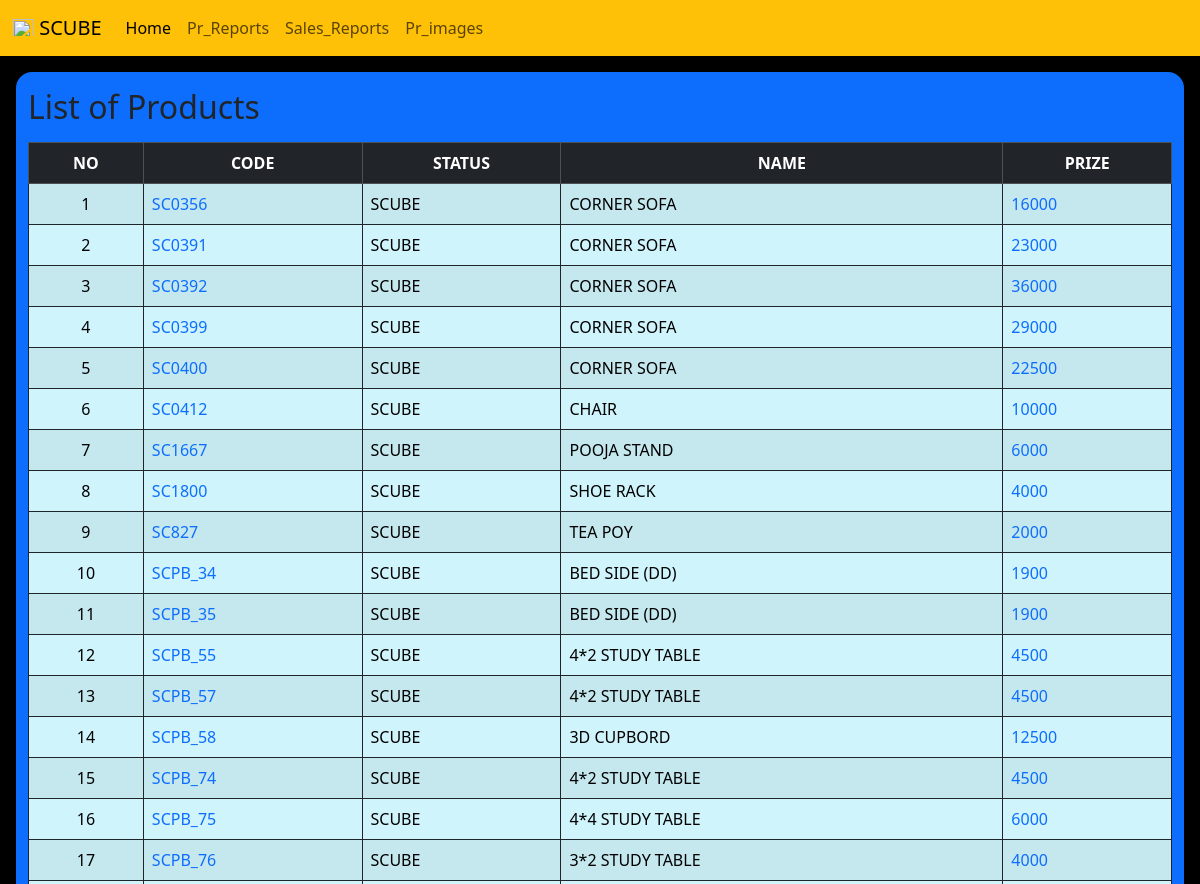
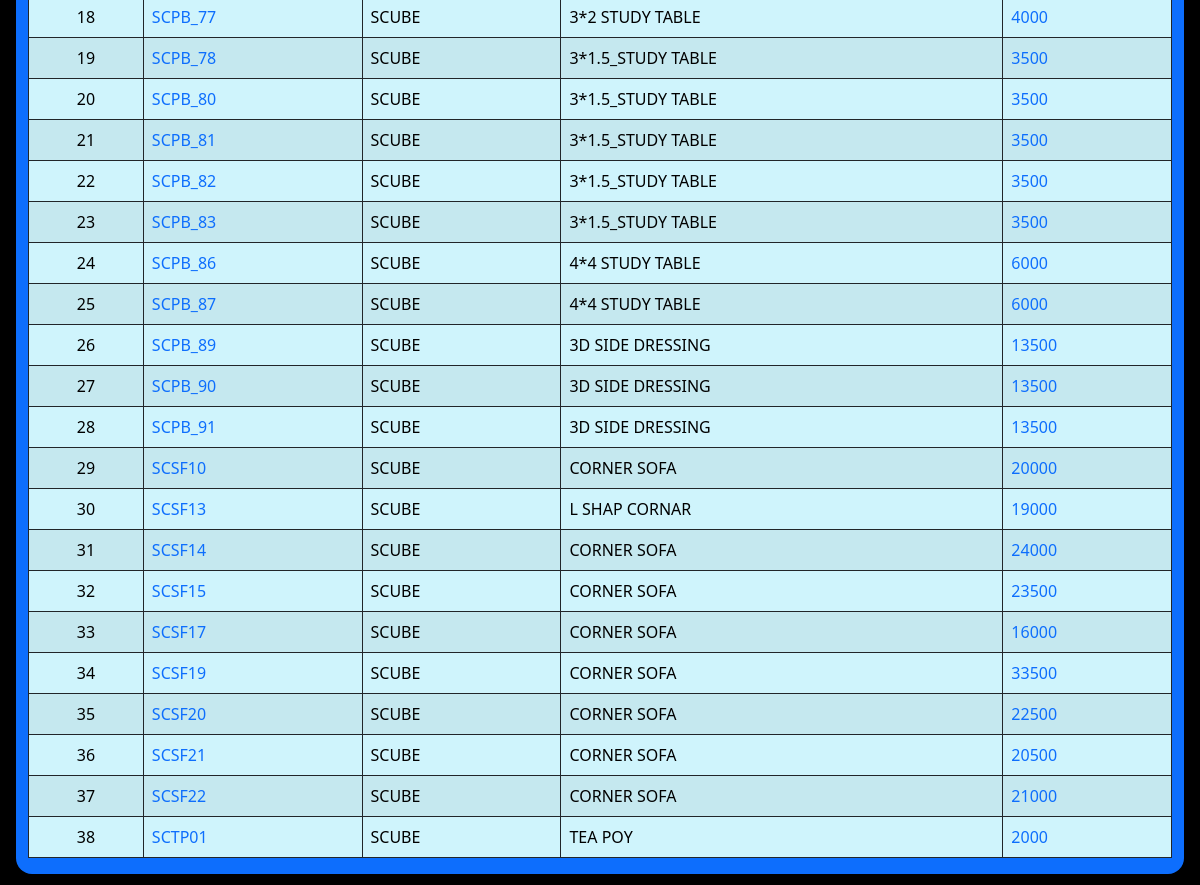
Page /list/ (signed in) on the earlier database version (2 pictures, top to bottom).
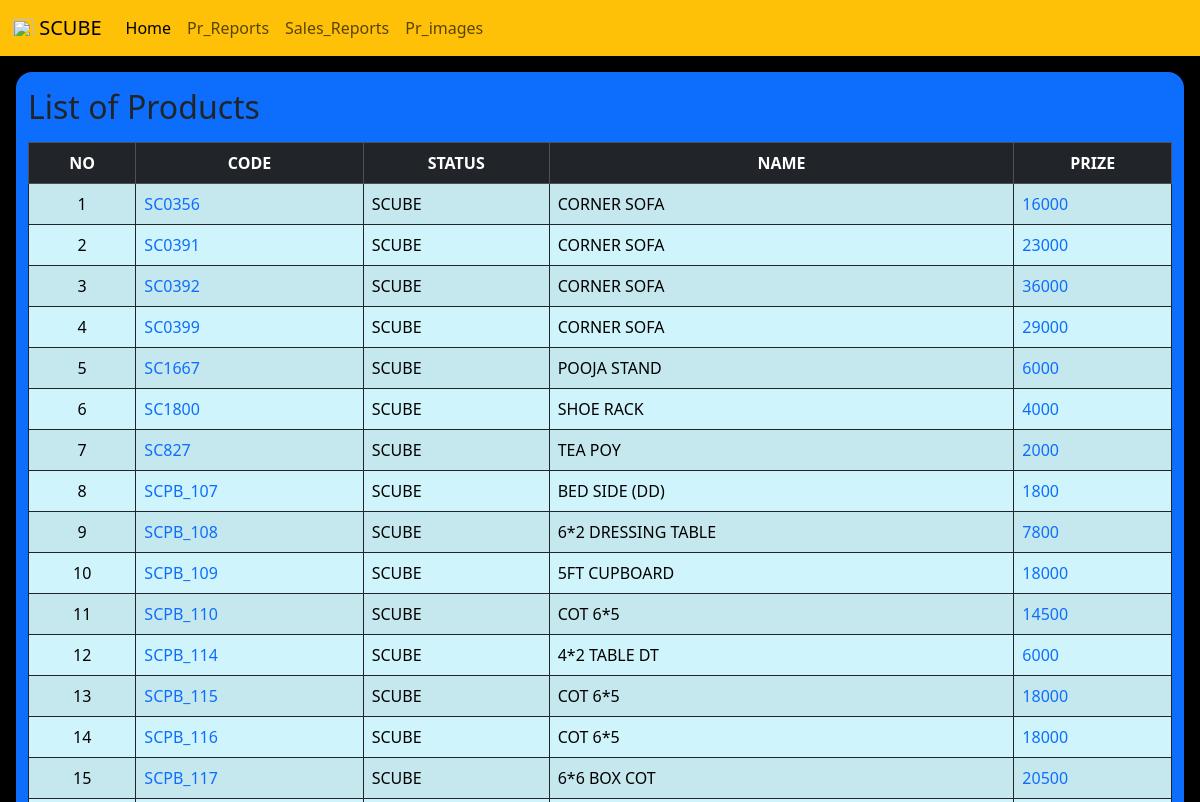
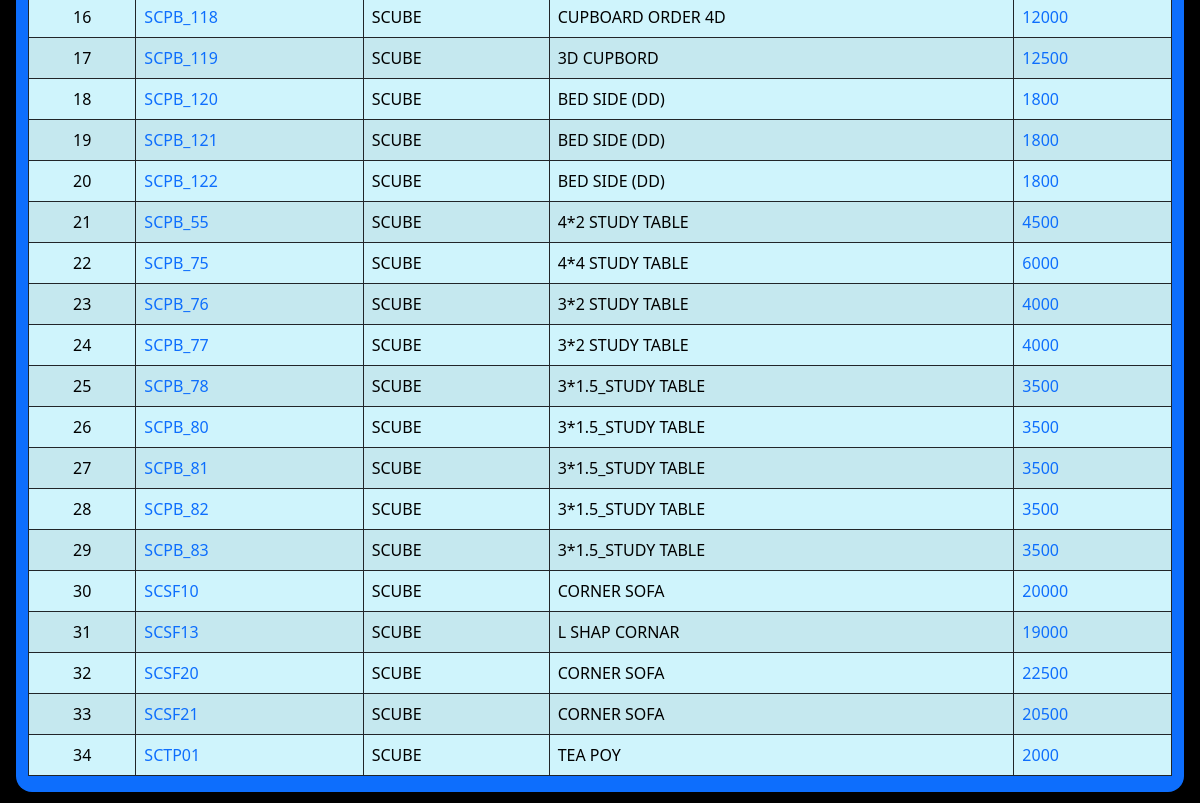
Same page on the later database version (2 pictures, top to bottom).
### manager/models.py (models this page shows, shortened)
class Scube_ss(models.Model):
    code = models.CharField(max_length=50, null=True)
    Catogory = models.CharField(choices=Catogory_choice, max_length=50, null=True)
    name = models.CharField(max_length=50, null=True)
    size = models.CharField(max_length=50, null=True, blank=True)
    prize = models.IntegerField(null=True, blank=True)
    material = models.CharField(max_length=50, null=True)
    color = models.CharField(max_length=50, null=True, blank=True)
    pr_date = models.DateField(null=True)
    sl_date = models.DateField(null=True, blank=True)
    status = models.CharField(choices=status_choice, max_length=50, null=True)
    image = models.ImageField(upload_to='images/', blank=True)
    new_pr = models.CharField(choices=new_choice, max_length=50, null=True, blank=True)
    GALLERY_STATUS_CHOICES = [
        ('PENDING', 'PENDING'),
        ('SHOW', 'SHOW'),
        ('UNSHOW', 'UNSHOW'),
    ]
    gallery_status = models.CharField(max_length=20, choices=GALLERY_STATUS_CHOICES, default='PENDING')
    sort_order = models.IntegerField(default=0)

### manager/views.py (the view)
# urls.py: path('list/',views.list,name='list'),
@user_passes_test(is_admin)
def list(request):
    ls_data = Scube_ss.objects.filter(status="SCUBE").order_by('code')
    return render(request, 'list.html', {'prod': ls_data})

### manager/views.py (called while the page is built)
def is_admin(user):
    return user.is_authenticated and user.is_superuser

### manager/templates/list.html
{% extends 'blank_layout.html' %}
{% load static %}
{% block content %}
<div class="m-3">
  <section class="container-fluid bg-primary rounded-4  ">
    <div class="row mt-2  pt-2">
      <DIV class="COL-12 mt-2">
        <h2>List of Products</h2>
      </DIV>
      <div class="col-12 col-md-12 mt-2">
        <table class="table table-hover table-info table-striped table-bordered border-dark  ">
          <thead class="table-dark text-center ">
            <tr>
              <th scope="col">NO</th>
              <th>CODE</th>
              <th>STATUS</th>
              <th>NAME</th>
              <th>PRIZE</th>
            </tr>
          </thead>
          <tbody>
            {% for product_obj in prod %}
            <tr>
              <td class="text-center">{{ forloop.counter }}</td>
              <td> <a style="text-decoration: none ; " href="{% url 'details' product_obj.id %}">
                  {{product_obj.code |upper}}</a></td>
              <td>{{product_obj.status |upper}}</td>
              <td>{{product_obj.name |upper}}</td>
              <td> <a style="text-decoration: none ; " href="{% url 'edit' product_obj.id %}">
                  {{product_obj.prize |upper}}</td>
            </tr>
            {% endfor %}
        </table>
      </div>
    </div>
  </section>
</div>
{% endblock %}

Differences in the rows shown:
no longer on this page (row edited): Scube_ss: code "SC0400", status "SCUBE", name "CORNER SOFA", prize "22500"
no longer on this page (row edited): Scube_ss: code "SC0412", status "SCUBE", name "CHAIR", prize "10000"
no longer on this page (row edited): Scube_ss: code "SCPB_34", status "SCUBE", name "BED SIDE (DD)", prize "1900"
no longer on this page (row edited): Scube_ss: code "SCPB_35", status "SCUBE", name "BED SIDE (DD)", prize "1900"
no longer on this page (row edited): Scube_ss: code "SCPB_57", status "SCUBE", name "4*2 STUDY TABLE", prize "4500"
no longer on this page (row edited): Scube_ss: code "SCPB_58", status "SCUBE", name "3D CUPBORD", prize "12500"
no longer on this page (row edited): Scube_ss: code "SCPB_74", status "SCUBE", name "4*2 STUDY TABLE", prize "4500"
no longer on this page (row edited): Scube_ss: code "SCPB_86", status "SCUBE", name "4*4 STUDY TABLE", prize "6000"
no longer on this page (row edited): Scube_ss: code "SCPB_87", status "SCUBE", name "4*4 STUDY TABLE", prize "6000"
no longer on this page (row edited): Scube_ss: code "SCPB_89", status "SCUBE", name "3D SIDE DRESSING", prize "13500"
no longer on this page (row edited): Scube_ss: code "SCPB_90", status "SCUBE", name "3D SIDE DRESSING", prize "13500"
no longer on this page (row edited): Scube_ss: code "SCPB_91", status "SCUBE", name "3D SIDE DRESSING", prize "13500"
no longer on this page (row edited): Scube_ss: code "SCSF14", status "SCUBE", name "CORNER SOFA", prize "24000"
no longer on this page (row edited): Scube_ss: code "SCSF15", status "SCUBE", name "CORNER SOFA", prize "23500"
no longer on this page (row edited): Scube_ss: code "SCSF17", status "SCUBE", name "CORNER SOFA", prize "16000"
no longer on this page (row edited): Scube_ss: code "SCSF19", status "SCUBE", name "CORNER SOFA", prize "33500"
no longer on this page (row edited): Scube_ss: code "SCSF22", status "SCUBE", name "CORNER SOFA", prize "21000"
added Scube_ss: code "SCPB_107", status "SCUBE", name "BED SIDE (DD)", prize "1800"
added Scube_ss: code "SCPB_108", status "SCUBE", name "6*2 DRESSING TABLE", prize "7800"
added Scube_ss: code "SCPB_109", status "SCUBE", name "5FT CUPBOARD", prize "18000"
added Scube_ss: code "SCPB_110", status "SCUBE", name "COT 6*5", prize "14500"
added Scube_ss: code "SCPB_114", status "SCUBE", name "4*2 TABLE DT", prize "6000"
added Scube_ss: code "SCPB_115", status "SCUBE", name "COT 6*5", prize "18000"
added Scube_ss: code "SCPB_116", status "SCUBE", name "COT 6*5", prize "18000"
added Scube_ss: code "SCPB_117", status "SCUBE", name "6*6 BOX COT", prize "20500"
added Scube_ss: code "SCPB_118", status "SCUBE", name "CUPBOARD ORDER 4D", prize "12000"
added Scube_ss: code "SCPB_119", status "SCUBE", name "3D CUPBORD", prize "12500"
added Scube_ss: code "SCPB_120", status "SCUBE", name "BED SIDE (DD)", prize "1800"
added Scube_ss: code "SCPB_121", status "SCUBE", name "BED SIDE (DD)", prize "1800"
added Scube_ss: code "SCPB_122", status "SCUBE", name "BED SIDE (DD)", prize "1800"
